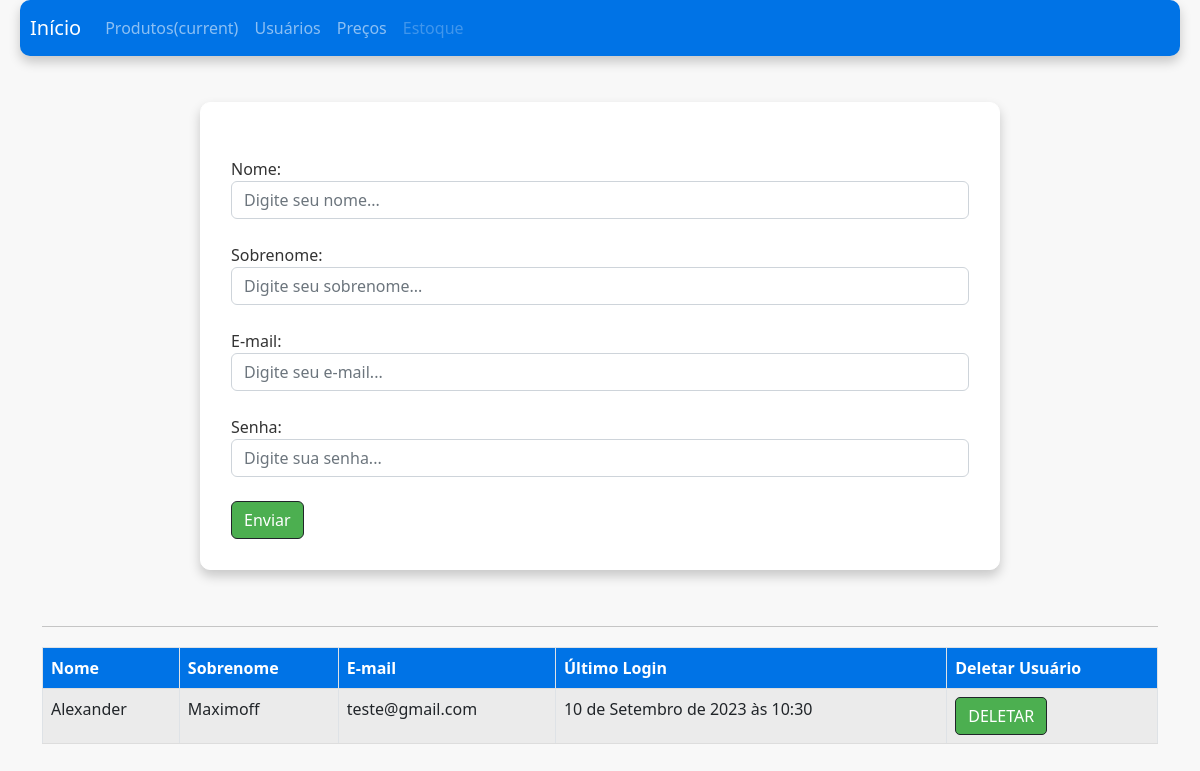
The page /auth/cadastrar_vendedor/ on the database as committed earlier.
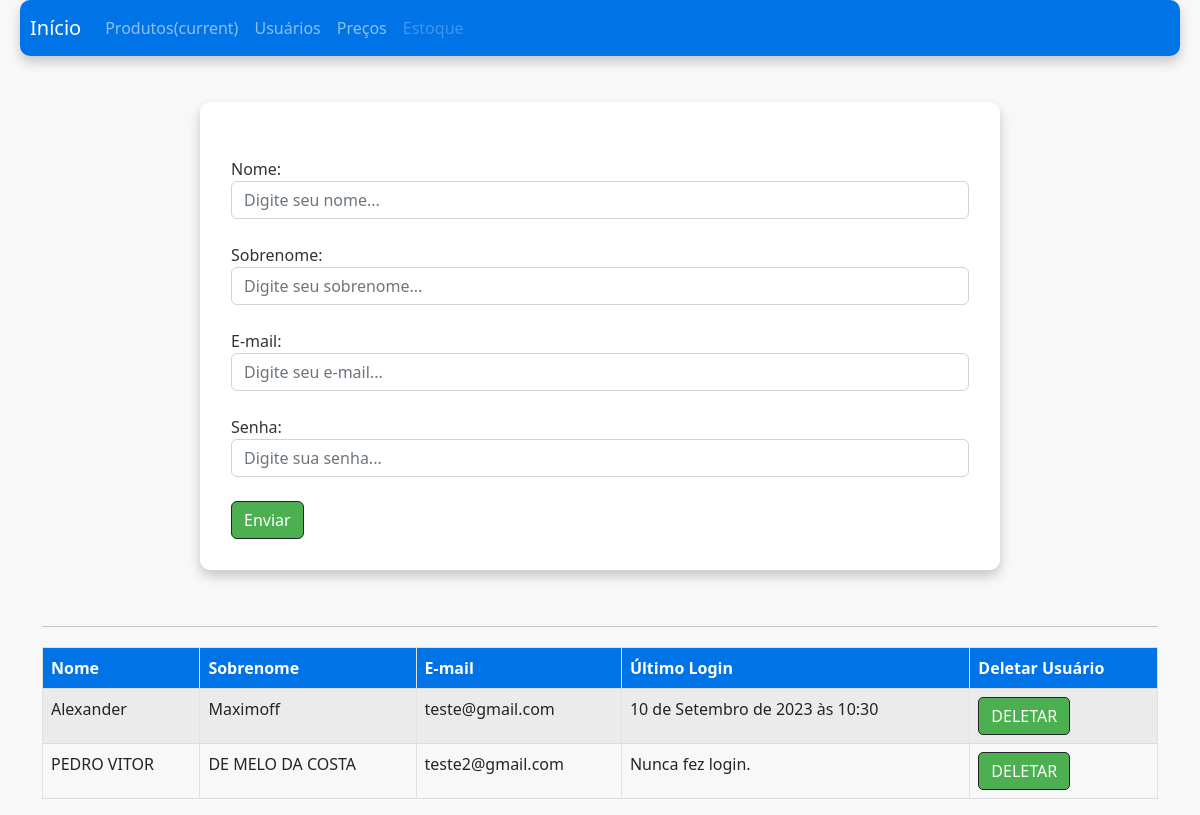
The same page on the database as committed later.
### usuarios/models.py (models this page shows)
class Users(AbstractUser):
  choices_cargo = (('O', 'Operador de Caixa'),
                   ('F', 'Fiscal - Gerente'))
  cargo = models.CharField(max_length=1, choices= choices_cargo)

### usuarios/views.py (the view, shortened to what this page needs)
# urls.py: path('cadastrar_vendedor/', views.cadastrar_vendedor, name='cadastrar_vendedor'),
@has_permission_decorator('cadastrar_vendedor')
def cadastrar_vendedor(request):
    if request.method == 'GET':
        vendedores = Users.objects.filter(cargo='O')
        return render(request, 'cadastrar_vendedor.html', {'vendedores': vendedores})

### usuarios/templates/cadastrar_vendedor.html (shortened to what this page needs)
{% extends 'base.html' %}
{% block 'body' %}
  <div class='container'>
      <br>
    <form action='{% url 'cadastrar_vendedor' %}' method='POST' class="contact-form"> {% csrf_token %}
      <br>
      <label for="nome">Nome:</label>
      <input type="text" placeholder="Digite seu nome..." name="nome" id="nome" class='form-control'></input>
      <br>
      <label for="sobrenome">Sobrenome:</label>
      <input type="text" placeholder="Digite seu sobrenome..." name="sobrenome" id="sobrenome" class='form-control'></input>
      <br>
      <label for="email">E-mail:</label>
      <input type="email" placeholder="Digite seu e-mail..." name="email" id="email" class='form-control'></input>
      <br>
      <label for="password">Senha:</label>
      <input type="password" placeholder="Digite sua senha..." name="password" id="password" class='form-control'></input>
      <br>
      <input type='submit' value='Enviar' class='btnContactSubmit btn btn-dark bg-btn'>
    </form>
    <hr class='bg-hr'>
    <table class="table table-striped table-bordered">
      <thead class="thead-dark">
        <tr>
          <th scope="col">Nome</th>
          <th scope="col">Sobrenome</th>
          <th scope="col">E-mail</th>
          <th scope="col">Último Login</th>
          <th scope="col">Deletar Usuário</th>
        </tr>
      </thead>
      <tbody>
        {% for vendedor in vendedores %}
          <tr>
            <td>{{vendedor.first_name}}</td>
            <td>{{vendedor.last_name}}</td>
            <td>{{vendedor.email}}</td>
            <td>{% if not vendedor.last_login %}
                  Nunca fez login.
                {% else %}
                  {{vendedor.last_login}}</td>
                {% endif %}
            <td><a href="{% url 'delete_user' vendedor.id %}" class='btnContact btn btn-dark bg-btn'>DELETAR</a></td>
          </tr>
        {% endfor %}
      </tbody>
    </table>
  </div>
{% endblock %}

Rows that differ between the two databases and show on the page:
added Users: first_name "PEDRO VITOR", last_name "DE MELO DA COSTA", email "teste2@gmail.com", shows "Nunca fez login."
